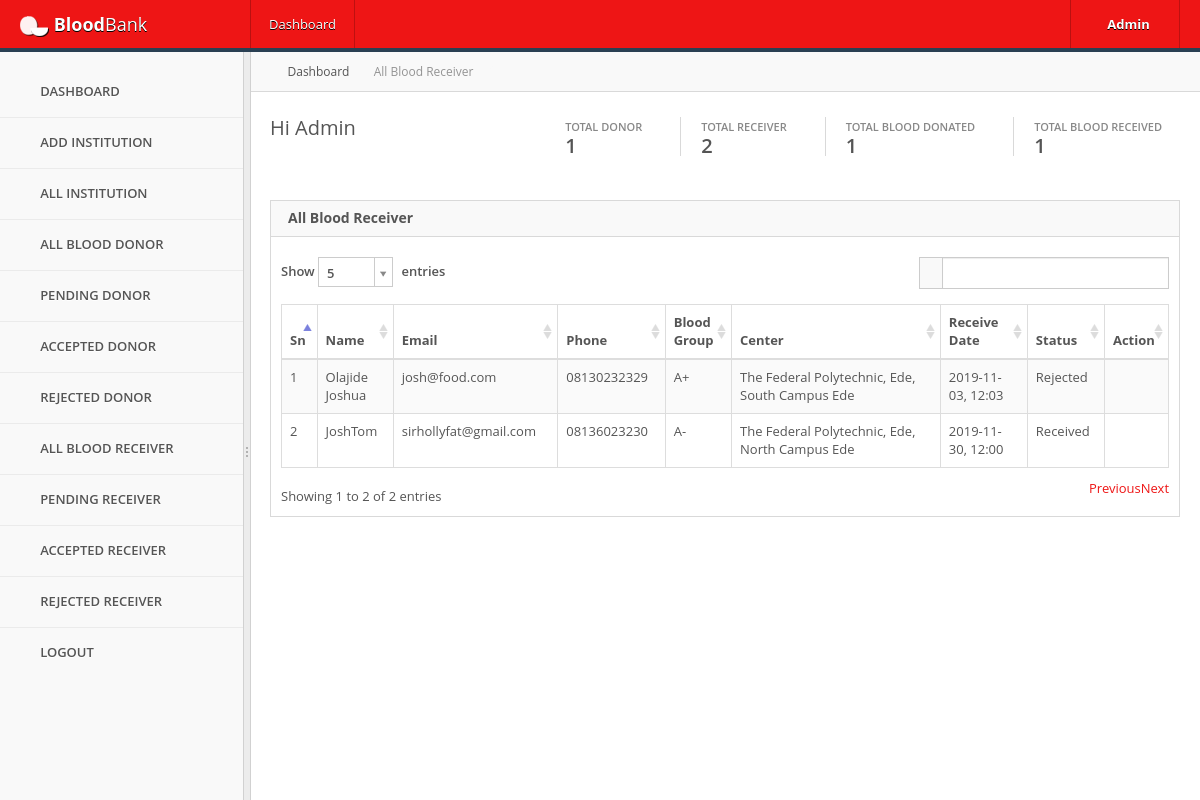
The page /admin/all_receiver.php (signed in) on the database its author committed.
### tables this page shows
CREATE TABLE `donor` (
  `id` int(11) NOT NULL,
  `institution` int(11) NOT NULL,
  `name` varchar(200) NOT NULL,
  `email` varchar(200) NOT NULL,
  `phone` varchar(15) NOT NULL,
  `blood_group` varchar(15) NOT NULL,
  `donation_date` varchar(45) NOT NULL,
  `donation_time` varchar(45) NOT NULL,
  `o_type` varchar(45) DEFAULT 'donor',
  `date_donated` varchar(45) DEFAULT NULL,
  `status` varchar(45) NOT NULL DEFAULT 'pending'
);

CREATE TABLE `institution` (
  `id` int(11) NOT NULL,
  `name` varchar(100) NOT NULL,
  `campus` varchar(100) NOT NULL,
  `location` varchar(100) NOT NULL
);

### admin/all_receiver.php (the view, shortened to what this page needs)
<?php
include_once "../core/db.php";
$page_name = "All Blood Receiver";
?>
<!DOCTYPE html>
<html lang="en">
<head>
    <?php
        include_once "meta.php";
    ?>
    <link rel="stylesheet" href="assets/css/plugins/datatables_bootstrap.css">
</head>
<body class="theme-light">
<?php
    include_once "nav.php";
?>
<div id="container">
    <?php include_once "sidebar.php";?>
    <div id="content">
        <div class="container">
            <div class="crumbs">
                <ul id="breadcrumbs" class="breadcrumb">
                    <li><i class="icon-home"></i> <a href="index">Dashboard</a></li>
                    <li class="current"><a href="#" title=""><?php echo @$page_name;?></a></li>
                </ul>
            </div>
            <?php
                include_once "site_nav.php";
            ?>
            <div class="row">
                <div class="col-md-12">
                    <div class="widget box">
                        <div class="widget-header"><h4><i class=""></i> <?php echo $page_name;?></h4></div>
                        <div class="widget-content">
                            <div class="table-responsive dataTable">
                                <table class="table table-striped table-bordered datatable">
                                    <thead>
                                        <tr>
                                            <th>Sn</th>
                                            <th>Name</th>
                                            <th>Email</th>
                                            <th>Phone</th>
                                            <th>Blood Group</th>
                                            <th>Center</th>
                                            <th>Receive Date</th>
                                            <th>Status</th>
                                            <th>Action</th>
                                        </tr>
                                    </thead>
                                    <tbody>
                                    <?php
                                        $all = $db->query("SELECT * FROM donor WHERE o_type = 'receiver'");
                                        $sn = 0;
                                    while($rs = $all->fetch(PDO::FETCH_ASSOC)){
                                        $center_id = $rs['institution'];
                                        $ins = $db->query("SELECT * FROM institution WHERE id = '$center_id'");
                                        $ins_rs = $ins->fetch(PDO::FETCH_ASSOC);
                                        ?>
                                        <tr>
                                            <td><?php echo ++$sn;?></td>
                                            <td><?php echo $rs['name'];?></td>
                                            <td><?php echo $rs['email'];?></td>
                                            <td><?php echo $rs['phone'];?></td>
                                            <td><?php echo $rs['blood_group'];?></td>
                                            <td>
                                                <?php
                                                echo $ins_rs['name'].", ".$ins_rs['campus']." Campus ".$ins_rs['location'];
                                                ?>
                                            </td>
                                            <td><?php echo $rs['donation_date'].", ".$rs['donation_time'];?></td>        <td><?php echo $rs['status'];?></td>
                                                <td>
                                                </td>
                                            </tr>
                                            <?php
                                        }
                                    ?>
                                    </tbody>
                                </table>
                            </div>
                        </div>
                    </div>
                </div>
            </div>
        </div>
    </div>
</div>
</body>
</html>

### admin/assets/css/main.css (style rules this page uses)
* { outline:none!important }
html,body { height:100% }
body { font-family:"Open Sans","Helvetica Neue",Helvetica,Arial,sans-serif;color:#555;font-size:13px }
.container { max-width:none!important;padding:0 20px }
#container { position:relative;height:100% }
#container.fixed-header { margin-top:52px }
#container>#content>.container { float:left;width:100% }
#content { background:#fff;margin-left:250px;overflow:visible;padding-bottom:30px;min-height:100% }
h1,h2,h3,h4,h5,h6,.h1,.h2,.h3,.h4,.h5,.h6 { font-weight:300;font-family:"Open Sans","Helvetica Neue",Helvetica,Arial,sans-serif }
a { color:#ee1515 }
.crumbs { margin:0 -20px;height:40px;background:#f9f9f9;border-bottom:1px solid #d9d9d9 }
.crumbs .breadcrumb { float:left;background-color:#f9f9f9;height:0;margin-top:1px }
.crumbs .breadcrumb li { float:left;font-size:12px;padding-top:2px;padding-right:5px }
.crumbs .breadcrumb li a { color:#555 }
.crumbs .breadcrumb li i { color:#6f6f6f;padding:0 5px }
.crumbs .breadcrumb li.current a { color:#949494!important }
.breadcrumb>li+li:before { font-family:FontAwesome;font-weight:normal;font-style:normal;text-decoration:inherit;-webkit-font-smoothing:antialiased;content:"\f105" }
.widget { margin-top:0;margin-bottom:25px;padding:0 }
.widget .widget-header { margin-bottom:15px;border-bottom:1px solid #ececec;*zoom:1 }
.widget .widget-header:before,.widget .widget-header:after { display:table;content:"";line-height:0 }
.widget .widget-header:after { clear:both }
.widget .widget-header h4 { display:inline-block;color:#555;font-size:14px;font-weight:bold;margin:0;padding:0;margin-bottom:7px }
.widget.box { border:1px solid #d9d9d9 }
.widget.box .widget-header { background:#f9f9f9;border-bottom-color:#d9d9d9;line-height:35px;padding:0 12px;margin-bottom:0 }
.widget.box .widget-header h4 { margin-bottom:0 }
.widget.box .widget-content { padding:10px;position:relative;background-color:#fff }
.table { margin-bottom:5px }
.table-striped tbody>tr:nth-child(odd)>td,.table-striped tbody>tr:nth-child(odd)>th { background-color:#fafafa }
.table-bordered,.table-bordered thead:first-child tr:first-child>th:first-child,.table-bordered tbody:first-child tr:first-child>td:first-child,.table-bordered tbody:first-child tr:first-child>th:first-child,.table-bordered thead:first-child tr:first-child>th:last-child,.table-bordered tbody:first-child tr:first-child>td:last-child,.table-bordered tbody:first-child tr:first-child>th:last-child,.table-bordered thead:last-child tr:last-child>th:first-child,.table-bordered tbody:last-child tr:last-child>td:first-child,.table-bordered tbody:last-child tr:last-child>th:first-child,.table-bordered tfoot:last-child tr:last-child>td:first-child,.table-bordered tfoot:last-child tr:last-child>th:first-child,.table-bordered thead:last-child tr:last-child>th:last-child,.table-bordered tbody:last-child tr:last-child>td:last-child,.table-bordered tbody:last-child tr:last-child>th:last-child,.table-bordered tfoot:last-child tr:last-child>td:last-child,.table-bordered tfoot:last-child tr:last-child>th:last-child { -webkit-border-radius:0;-moz-border-radius:0;border-radius:0 }

### rows shown on the page
donor: name "Olajide Joshua", email "josh@food.com", phone "08130232329", blood_group "A+", institution.name "The Federal Polytechnic, Ede", institution.campus "South", institution.location "Ede", donation_date "2019-11-03", donation_time "12:03", status "Rejected"
donor: name "JoshTom", email "sirhollyfat@gmail.com", phone "08136023230", blood_group "A-", institution.name "The Federal Polytechnic, Ede", institution.campus "North", institution.location "Ede", donation_date "2019-11-30", donation_time "12:00", status "Received"

### other values the page prints
$all_donors->rowCount() "1"
$all_donors2->rowCount() "2"
$accepted_donors->rowCount() "1"
$accepted_donors2->rowCount() "1"
$page_name "All Blood Receiver"
